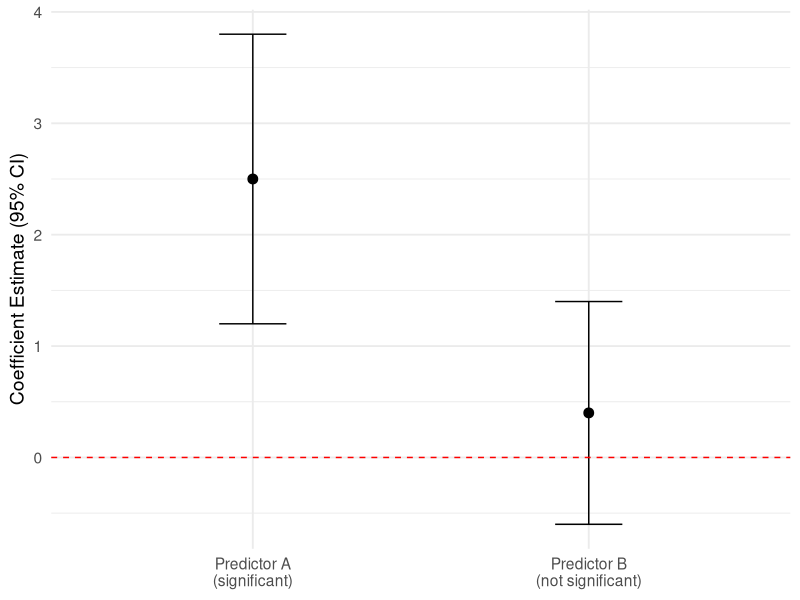

Here is the R script that generated this plot:
## ---- chunk 1
#| echo: false
#| fig-cap: "Example confidence intervals: one significant regression coefficient (CI excludes zero), one nonsignificant regresson coefficient (CI includes zero)"

library(ggplot2)

df <- data.frame(
  variable = c("Predictor A\n(significant)", "Predictor B\n(not significant)"),
  estimate = c(2.5, 0.4),
  lower = c(1.2, -0.6),
  upper = c(3.8, 1.4)
)

ggplot(df, aes(x = variable, y = estimate)) +
  geom_point(size = 3) +
  geom_errorbar(aes(ymin = lower, ymax = upper), width = 0.2) +
  geom_hline(yintercept = 0, linetype = "dashed", color = "red") +
  labs(x = NULL, y = "Coefficient Estimate (95% CI)") +
  theme_minimal(base_size = 14)
